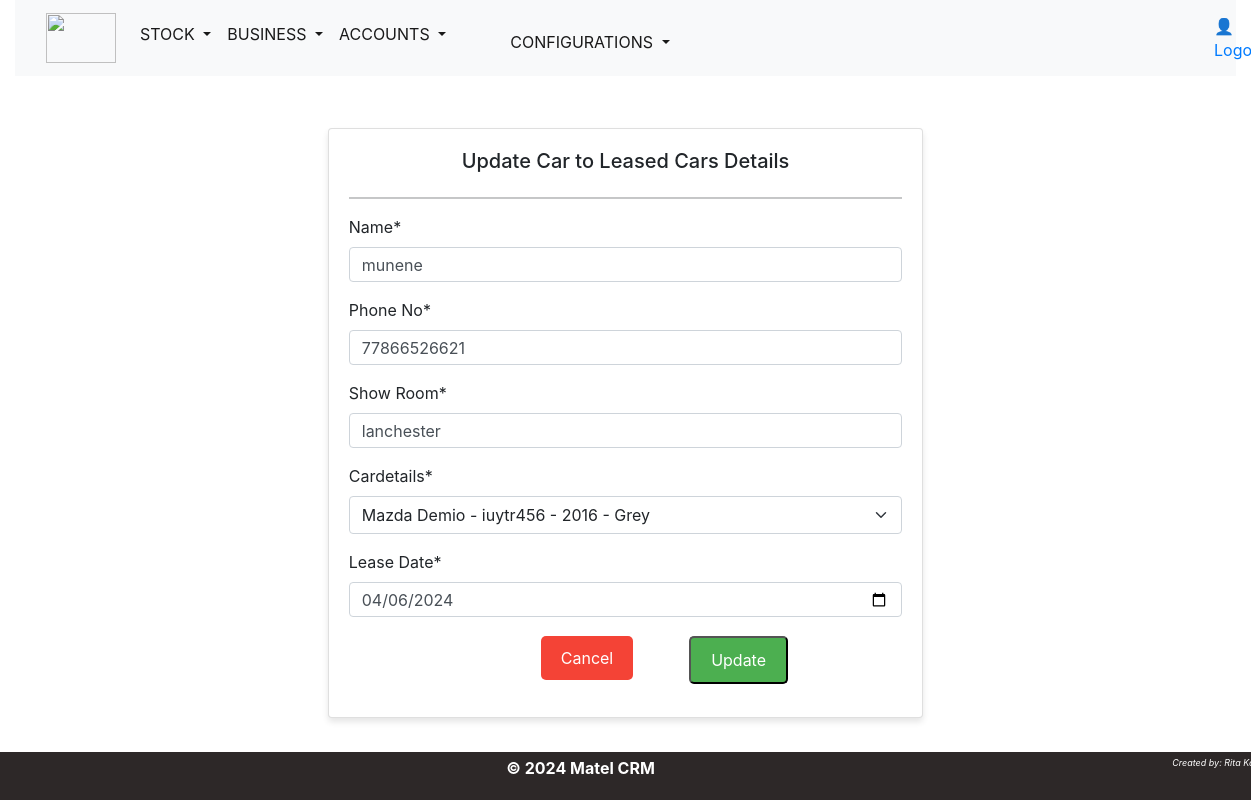
/updateleased/2/ (signed in), run on the app's committed database.
### inventory/models.py (models this page shows, shortened)
class LeasedStock(models.Model):
    person=models.CharField(max_length=100)
    contact=models.PositiveIntegerField(default=None)
    showroom=models.CharField(max_length=150)
    cardetails=models.ForeignKey(Stock, on_delete=models.CASCADE)
    leasedate=models.DateField(default=timezone.now)

### inventory/views.py (the view)
# urls.py: path('updateleased/<int:id>/', views.update_leasedcars, name='updateleased'),
@login_required(login_url='auth_app:login')
def update_leasedcars(request,id):
    leasedlist=get_object_or_404(LeasedStock, id=id)
    if request.method == 'POST':
        form=UpdateLeasedStockForm(request.POST, instance=leasedlist)
        if form.is_valid():
            form.save()
            messages.success(request, f'Car details updated successfully')
            return redirect('inventory:leasedstock')
    else:
        form=UpdateLeasedStockForm(instance=leasedlist)
    context={
        'form':form,
        }
    template='inventory/stock/leasedstock/updateleasedstock.html'
    return render(request,template,context)

### inventory/forms.py
class UpdateLeasedStockForm(forms.ModelForm):
    person=forms.CharField(label='Name',widget=forms.TextInput(attrs={'class': 'form-control', 'rows': 1}),required=True)
    contact=forms.IntegerField(label='Phone No',widget=forms.TextInput(attrs={'class': 'form-control', 'rows': 1}),required=True)
    showroom=forms.CharField(label='Show Room',widget=forms.TextInput(attrs={'class': 'form-control', 'rows': 1}),required=True)
    leasedate=forms.DateTimeField(label='Lease Date',widget=DateInput)
    class Meta:
        model = LeasedStock
        fields=('person','contact','showroom','cardetails','leasedate')
        widgets = {'cardetails': forms.Select(attrs={'class': 'form-control','rows': 1})},

### inventory/models.py (called while the page is built)
    def __str__(self):
        return f"{self.make.name}  {self.name}"

    def __str__(self):
        return f" {self.name} - {self.chassisno} - {self.year} - {self.color}"

### inventory/templates/inventory/stock/leasedstock/updateleasedstock.html (shortened to what this page needs)
{% extends 'base.html' %}
{% load crispy_forms_tags %}
{% block content %}
  <div class="row" style="margin-top: 2em;">
    <div class="col-md-3"></div>
    <div class="col-md-6">
     <div class="card card-body">
       <h5><center>Update Car to Leased Cars Details</center></h5>
       <hr>
       <form method="POST">
           {{ form|crispy }}
           <div class="row">
            <div class="col-md-5"><a class="button button-cancel"href="{% url 'inventory:leasedstock' %}">Cancel</a></div>
            <div class="col-md-2"></div>
            <div class="col-md-5"><button type="submit" class="button button-add"href="{% url 'inventory:leasedstock' %}">Update</button></div>
          </div>
         </div>
     </div>
    </div>
  </div>
{% endblock %}

### assets/css/main.css (style rules this page uses)
body { font-family: "Helvetica", Sans-Serif; background-color: lavenderblush; color: #333; margin: 0; padding: 0; height: 80%; }
@media screen and (min-width: 901px) { body { font-size: 18px; } }

### assets/css/inventory.css (style rules this page uses)
body { margin: 0; font-family: 'Arial', sans-serif; background-image: url('/assets/images/background.jpg'); background-size: cover; background-position: fill; background-repeat: no-repeat; height: 100vh; }
.button { display: inline-block; padding: 10px 20px; font-size: 16px; text-align: center; text-decoration: none; cursor: pointer; border-radius: 5px; transition: background-color 0.3s; margin-top: 3px; }
.button-add { background-color: #4CAF50; color: white; }
.button-cancel { background-color: #f44336; color: white; margin-left: 12em; }
.card { margin-top: 20px; background-color: #f8f9fa; padding: 20px; border-radius: 5px; box-shadow: 0 4px 6px rgba(0, 0, 0, 0.1); height: calc(80vh - 50px); overflow-y: auto; }
.card-body form .form-control { height: 35px; margin-bottom: 10px; }

### data on the page
LeasedStock: person "munene", contact "77866526621", showroom "lanchester", cardetails "Mazda Demio - iuytr456 - 2016 - Grey", leasedate "04/06/2024"
